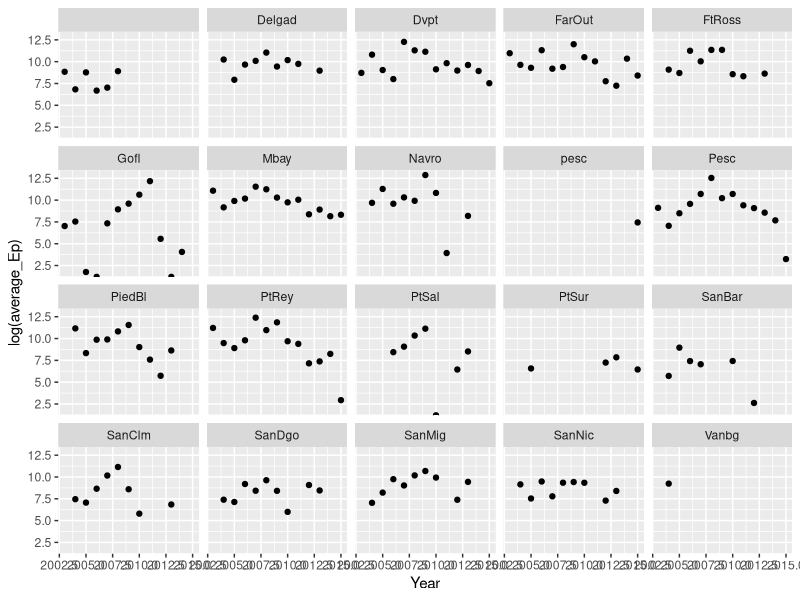

R code for this plot:
## ---- chunk 1
# This code block sets up the r session when the page is rendered to html
# include = FALSE means that it will not be included in the html document

# Write every code block to the html document 
knitr::opts_chunk$set(echo = TRUE)

# Write the results of every code block to the html document 
knitr::opts_chunk$set(eval = TRUE)

# A function that allows writing r inline verbatim
rinline <- function(code) {
  sprintf('``` `r %s` ```', code)
}
## ---- chunk 2
#load necessary libraries
library(tidyverse)

#Import krill data
master_krill <- read.csv("Data/Master_Krill.csv")
## ---- chunk 3
Epacifica_all <- filter(master_krill, Species.Code == 1816)

# Create a new variable, log transformed CPUE
ep_all <- mutate(Epacifica_all, ln_catch = log(CPUE +1))

# Select necessary columns
ep_all_sum <- select(ep_all, Year, Transect:Sex, Species.Code, CPUE, ln_catch) %>%
  filter(Taxon == "Ep", Sex == "Both" | Sex == "both") %>%
  arrange(Year) %>%
  group_by(Year, Transect) %>%
  summarize(average_Ep = mean(CPUE), min_Ep = min(CPUE), max_Ep = max(CPUE), total_Ep = n())

# Plot average Ep at each transect 
ggplot (ep_all_sum, aes(x = Year, y = log(average_Ep))) +
  geom_point() + facet_wrap(vars(Transect))
